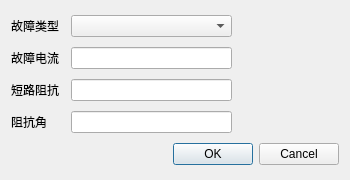
<?xml version="1.0" encoding="UTF-8"?>
<ui version="4.0">
 <class>ValueCalc_1207</class>
 <widget class="QDialog" name="ValueCalc_1207">
  <property name="geometry">
   <rect>
    <x>0</x>
    <y>0</y>
    <width>350</width>
    <height>180</height>
   </rect>
  </property>
  <property name="windowTitle">
   <string>Dialog</string>
  </property>
  <layout class="QVBoxLayout" name="verticalLayout">
   <item>
    <layout class="QHBoxLayout" name="horizontalLayout" stretch="1,3,2">
     <item>
      <widget class="QLabel" name="label">
       <property name="text">
        <string>故障类型</string>
       </property>
      </widget>
     </item>
     <item>
      <widget class="QComboBox" name="comboBox"/>
     </item>
     <item>
      <spacer name="horizontalSpacer_4">
       <property name="orientation">
        <enum>Qt::Horizontal</enum>
       </property>
       <property name="sizeHint" stdset="0">
        <size>
         <width>40</width>
         <height>20</height>
        </size>
       </property>
      </spacer>
     </item>
    </layout>
   </item>
   <item>
    <layout class="QHBoxLayout" name="horizontalLayout_2" stretch="1,3,2">
     <item>
      <widget class="QLabel" name="label_2">
       <property name="text">
        <string>故障电流</string>
       </property>
      </widget>
     </item>
     <item>
      <widget class="QLineEdit" name="lineEdit_dianliu"/>
     </item>
     <item>
      <spacer name="horizontalSpacer">
       <property name="orientation">
        <enum>Qt::Horizontal</enum>
       </property>
       <property name="sizeHint" stdset="0">
        <size>
         <width>40</width>
         <height>20</height>
        </size>
       </property>
      </spacer>
     </item>
    </layout>
   </item>
   <item>
    <layout class="QHBoxLayout" name="horizontalLayout_3" stretch="1,3,2">
     <item>
      <widget class="QLabel" name="label_3">
       <property name="text">
        <string>短路阻抗</string>
       </property>
      </widget>
     </item>
     <item>
      <widget class="QLineEdit" name="lineEdit_zukang"/>
     </item>
     <item>
      <spacer name="horizontalSpacer_2">
       <property name="orientation">
        <enum>Qt::Horizontal</enum>
       </property>
       <property name="sizeHint" stdset="0">
        <size>
         <width>40</width>
         <height>20</height>
        </size>
       </property>
      </spacer>
     </item>
    </layout>
   </item>
   <item>
    <layout class="QHBoxLayout" name="horizontalLayout_4" stretch="1,3,2">
     <item>
      <widget class="QLabel" name="label_4">
       <property name="text">
        <string>阻抗角</string>
       </property>
      </widget>
     </item>
     <item>
      <widget class="QLineEdit" name="lineEdit_zukangjiao"/>
     </item>
     <item>
      <spacer name="horizontalSpacer_3">
       <property name="orientation">
        <enum>Qt::Horizontal</enum>
       </property>
       <property name="sizeHint" stdset="0">
        <size>
         <width>40</width>
         <height>20</height>
        </size>
       </property>
      </spacer>
     </item>
    </layout>
   </item>
   <item>
    <widget class="QDialogButtonBox" name="buttonBox">
     <property name="orientation">
      <enum>Qt::Horizontal</enum>
     </property>
     <property name="standardButtons">
      <set>QDialogButtonBox::Cancel|QDialogButtonBox::Ok</set>
     </property>
    </widget>
   </item>
  </layout>
 </widget>
 <resources/>
 <connections>
  <connection>
   <sender>buttonBox</sender>
   <signal>accepted()</signal>
   <receiver>ValueCalc_1207</receiver>
   <slot>accept()</slot>
   <hints>
    <hint type="sourcelabel">
     <x>248</x>
     <y>254</y>
    </hint>
    <hint type="destinationlabel">
     <x>157</x>
     <y>274</y>
    </hint>
   </hints>
  </connection>
  <connection>
   <sender>buttonBox</sender>
   <signal>rejected()</signal>
   <receiver>ValueCalc_1207</receiver>
   <slot>reject()</slot>
   <hints>
    <hint type="sourcelabel">
     <x>316</x>
     <y>260</y>
    </hint>
    <hint type="destinationlabel">
     <x>286</x>
     <y>274</y>
    </hint>
   </hints>
  </connection>
 </connections>
</ui>
